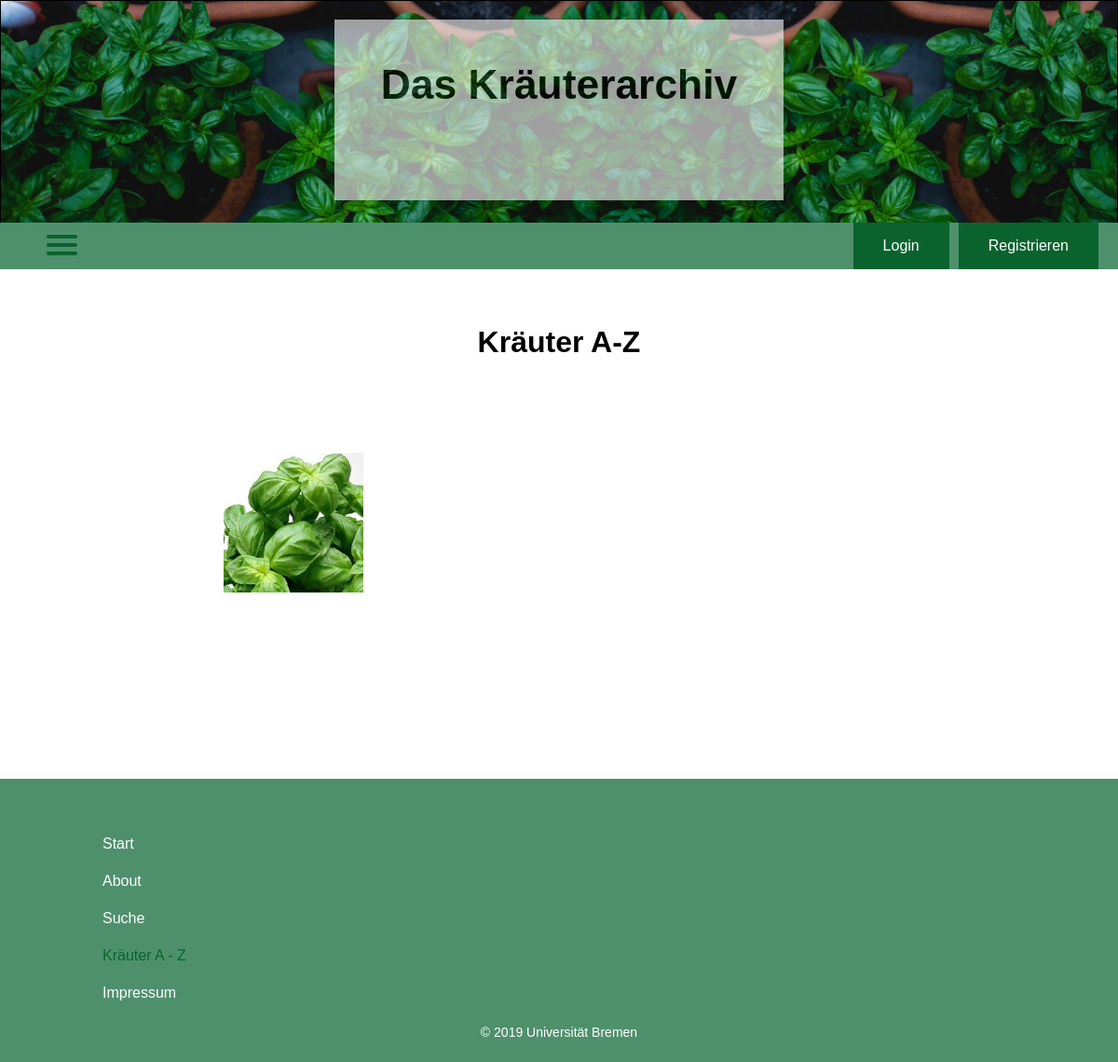
Page /abisz.php on the earlier database version.
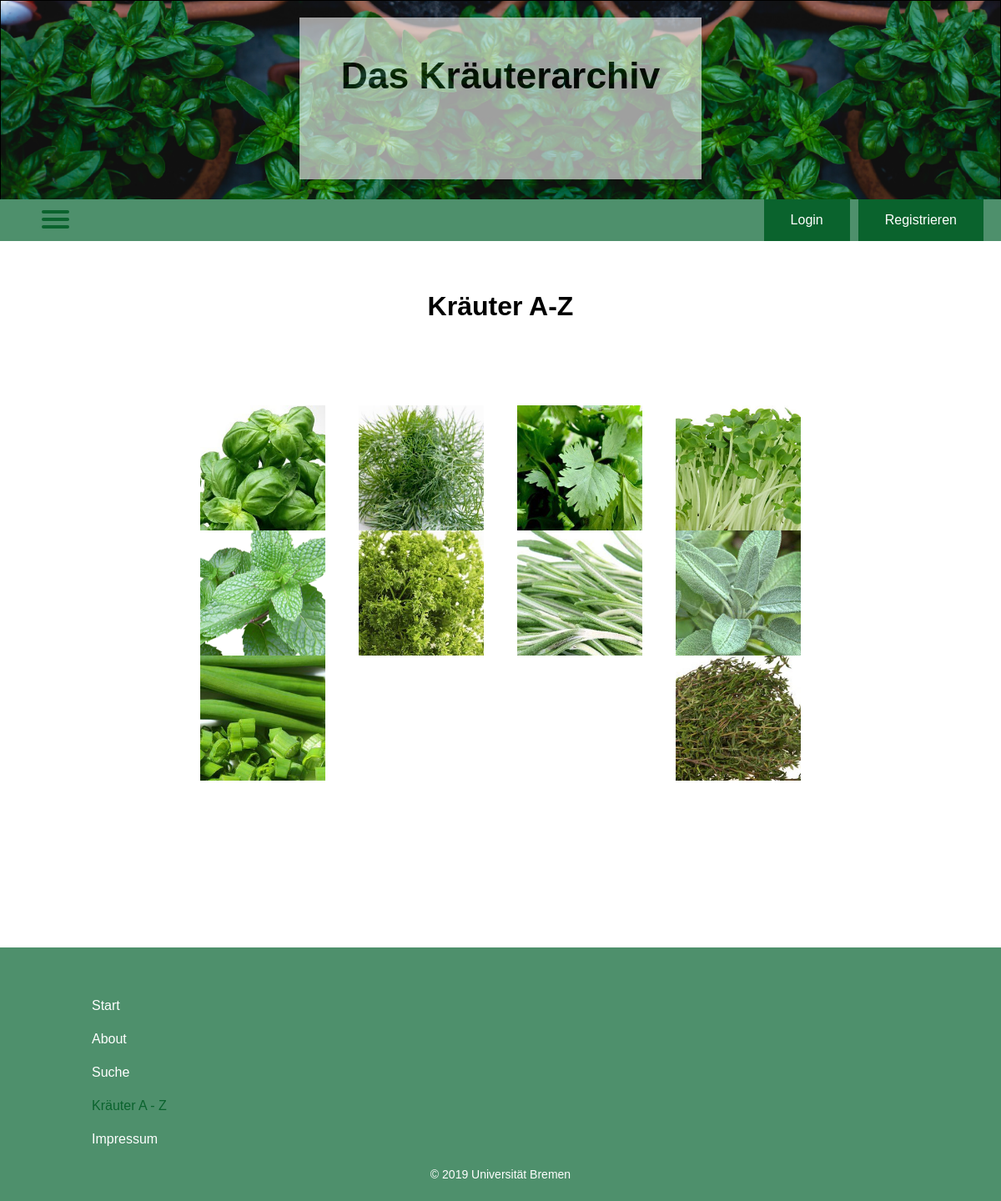
Same page on the later database version.
### tables this page shows
CREATE TABLE `datei` (
                         `id` int(11) NOT NULL,
                         `medium_id` int(11) NOT NULL,
                         `type` varchar(30) NOT NULL,
                         `adr` varchar(400) NOT NULL
);

### abisz.php (the view, shortened to what this page needs)
<!DOCTYPE html>
<html>
<head>
    <?php include "includes/head.php" ?>
</head>
<body>
<?php
$page = "abisz";
include "includes/connect.php";
include "includes/headerbox.php";
include "includes/hamburgerMenu.php";
include "includes/navigationBar.php";
?>
<h1> Kräuter A-Z</h1>
<div class="imgboxes">
    <?php
    $sql = "SELECT medium.name, datei.adr, medium.id FROM (medium INNER JOIN datei ON medium.id = datei.medium_id)";
    $result = mysqli_query($conn, $sql);
    while ($row = mysqli_fetch_assoc($result)) {
        echo '
        <div class="overlay-image">
            <a href="' . "detail.php?id=" . $row["id"] . '">
                <img class="image" src="' . $row["adr"] . '"/>
                <div class="hover">
                    <div class="text">' . $row["name"] . '</div>
                </div>
            </a>
        </div>
        ';
    }
    ?>
</div>
<?php
include "includes/footerbox.php";
?>
</body>
</html>

### includes/head.php (shortened to what this page needs)
<link rel="stylesheet" href="css/main_stylesheet.css">

### includes/headerbox.php
<div class="background">
    <a href="index.php">
        <div class="transbox">
            <h1 class="ontop">Das Kräuterarchiv</h1>
        </div>
    </a>
</div>

### includes/hamburgerMenu.php (shortened to what this page needs)
<nav role="navigation">
    <div id="menuToggle">
        <span></span>
        <span></span>
        <span></span>
    </div>
</nav>

### includes/navigationBar.php
<div class="navbar">
    <?php
    if (isset($_SESSION['loggedin']) && $_SESSION['loggedin']) {
        echo '
        <a href="logout.php">Logout</a>
        <a href="profil.php">Profil</a>
        <a href="wunschliste.php">Wunschliste</a>
        ';
        if (isset($_SESSION['admin']) && $_SESSION['admin']) {
            echo '<a href="admin.php">Adminbereich</a>';
        }
    } else {
        echo '
        <a href="registrieren.php">Registrieren</a>
        <a href="login.php">Login</a>
        ';
    }
    ?>
</div>

### includes/footerbox.php
<footer>
    <div class="footerbox">
        <a href="index.php">
            <li <?php if ($page == "index") echo "class='active'"; ?> >
                Start
            </li>
        </a>
        <a href="about.php">
            <li <?php if ($page == "about") echo "class='active'"; ?> >
                About
            </li>
        </a>
        <a href="search.php">
            <li <?php if ($page == "search") echo "class='active'"; ?> >
                Suche
            </li>
        </a>
        <a href="abisz.php">
            <li <?php if ($page == "abisz") echo "class='active'"; ?> >
                Kräuter A - Z
            </li>
        </a>
        <a href="impressum.php">
            <li <?php if ($page == "impressum") echo "class='active'"; ?> >
                Impressum
            </li>
        </a>
    </div>
    <div class="copyright">
        <p>© 2019 Universität Bremen</p>
    </div>
</footer>

### css/main_stylesheet.css (style rules this page uses)
body, html { height: 100%; margin: 0; font-family: Helvetica, serif; }
h1 { text-align: center; margin-top: 5%; font-family: sans-serif; }
footer { padding: 10px; margin-top: 200px; bottom: 0; left: 0; right: 0; background-color: #4e906c; display: flex; justify-content: space-between; flex-wrap: wrap; }
.background { background: url(../img/header.png); top: 0; border: 0.1px solid black; background-repeat: no-repeat; background-size: cover; height: 30%; }
.background a { text-decoration: none; }
h1.ontop { position: relative; display: block; font-size: 3.7vw; text-align: center; font-weight: bold; color: #000000; margin-top: auto; padding-top: 1em; font-family: sans-serif; }
.transbox { margin-top: 20px; margin-left: auto; margin-right: auto; position: relative; background-color: #ffffff; border: 1px solid white; height: 80%; min-width: 200px; max-width: 40%; opacity: 0.6; filter: alpha(opacity=60); }
.navbar { overflow: hidden; background-color: #4e906c; padding: 0px 16px; margin-top: -30px; }
.navbar a { float: right; background-color: #0a632d; color: white; font-size: 16px; text-align: center; padding: 1em 2em; margin: 0 5px; text-decoration: none; font-family: sans-serif; }
li.active { color: #0a632d; }
.imgboxes { width: 60%; margin: 100px 20%; display: flex; justify-content: space-between; flex-flow: row; flex-wrap: wrap; }
.imgboxes img { width: 150px; }
.overlay-image { position: relative; width: 150px; }
.overlay-image .image { display: block; width: 100%; height: auto; }
.footerbox { width: 30%; margin: 40px 100px 0px 100px; list-style: none; }
.footerbox a { text-decoration: none; color: white; transition: color 0.3s ease; line-height: 2.5; }
.copyright { width: 100%; display: flex; justify-content: center; font-size: 14px; color: white; }
#menuToggle { display: block; position: relative; top: 10px; margin-left: 50px; z-index: 1; -webkit-user-select: none; user-select: none; }
#menuToggle span { display: block; width: 33px; height: 4px; margin-bottom: 5px; position: relative; background: #0a632d; border-radius: 3px; z-index: 1; transform-origin: 4px 0px; transition: transform 0.5s cubic-bezier(0.77, 0.2, 0.05, 1.0), background 0.5s cubic-bezier(0.77, 0.2, 0.05, 1.0), opacity 0.55s ease; }
#menuToggle span:nth-last-child(2) { transform-origin: 0% 100%; }

Differences in the rows shown:
added datei: adr (picture)
added datei: adr (picture)
added datei: adr (picture)
added datei: adr (picture)
added datei: adr (picture)
added datei: adr (picture)
added datei: adr (picture)
added datei: adr (picture)
added datei: adr (picture)
